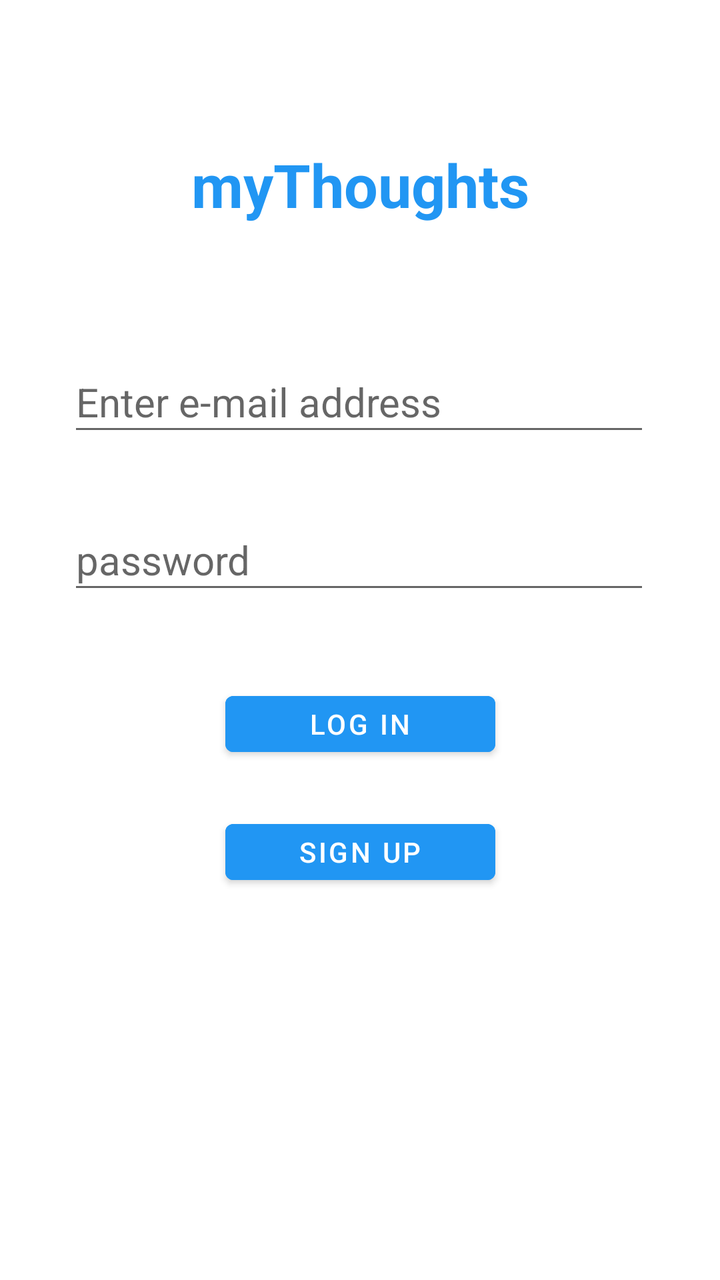
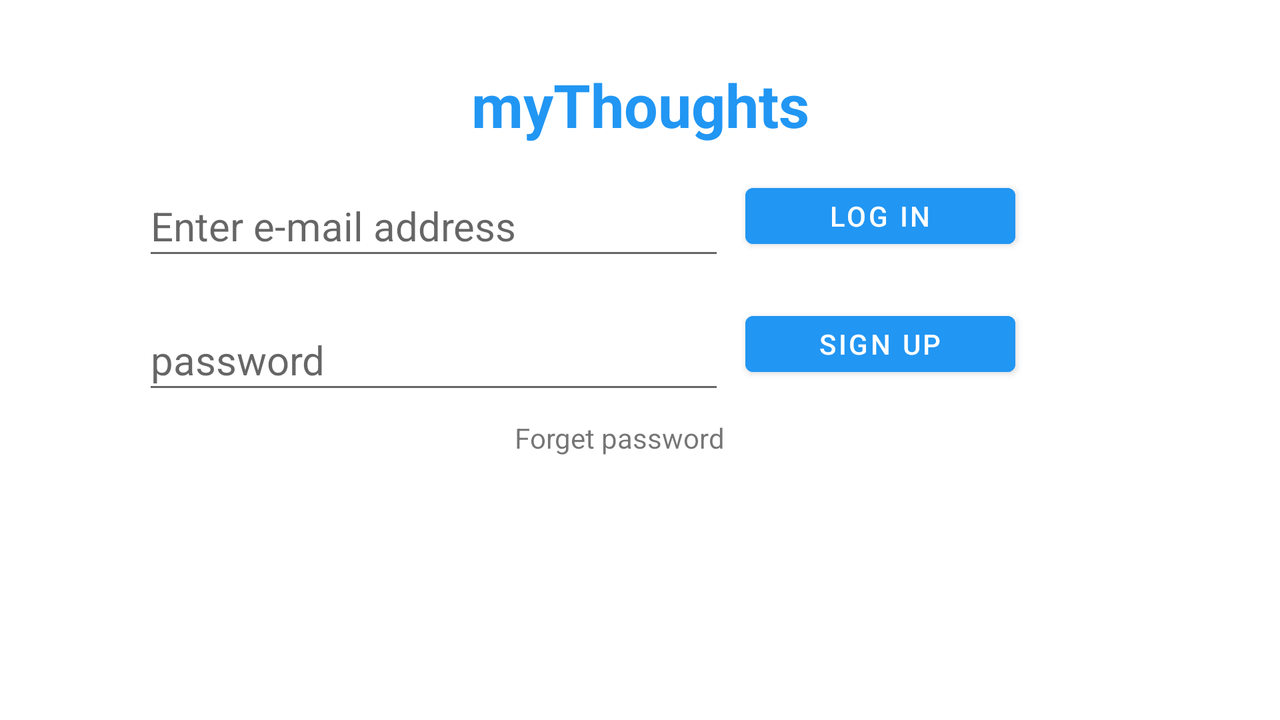

First picture: res/layout/ on a phone held upright. Second picture: the repository's own variant of that layout, on a device whose configuration matches the variant's folder. Source for both follows.
<!-- AndroidManifest.xml: application theme Theme.MyThoughts -->
<!-- res/layout/activity_main.xml -->
<?xml version="1.0" encoding="utf-8"?>
<androidx.constraintlayout.widget.ConstraintLayout xmlns:android="http://schemas.android.com/apk/res/android"
    xmlns:app="http://schemas.android.com/apk/res-auto"
    xmlns:tools="http://schemas.android.com/tools"
    android:layout_width="match_parent"
    android:layout_height="match_parent"
    tools:context=".MainActivity">

    <TextView
        android:id="@+id/banner"
        android:layout_width="237dp"
        android:layout_height="40dp"
        android:layout_marginTop="72dp"
        android:gravity="center_horizontal"
        android:text="myThoughts"
        android:textAlignment="center"
        android:textAllCaps="false"
        android:textColor="#2196F3"
        android:textSize="30sp"
        android:textStyle="bold"
        app:layout_constraintEnd_toEndOf="parent"
        app:layout_constraintStart_toStartOf="parent"
        app:layout_constraintTop_toTopOf="parent" />

    <EditText
        android:id="@+id/email"
        android:layout_width="291dp"
        android:layout_height="47dp"
        android:layout_marginTop="64dp"
        android:ems="10"
        android:hint="Enter e-mail address"
        android:inputType="textEmailAddress"
        android:textSize="20sp"
        app:layout_constraintEnd_toEndOf="parent"
        app:layout_constraintHorizontal_bias="0.494"
        app:layout_constraintStart_toStartOf="parent"
        app:layout_constraintTop_toBottomOf="@+id/banner" />

    <EditText
        android:id="@+id/password"
        android:layout_width="291dp"
        android:layout_height="47dp"
        android:layout_marginTop="32dp"
        android:ems="10"
        android:hint="password"
        android:inputType="textPassword"
        android:textSize="20sp"
        app:layout_constraintEnd_toEndOf="parent"
        app:layout_constraintHorizontal_bias="0.491"
        app:layout_constraintStart_toStartOf="parent"
        app:layout_constraintTop_toBottomOf="@+id/email" />

    <Button
        android:id="@+id/login"
        android:layout_width="135dp"
        android:layout_height="40dp"
        android:layout_marginTop="40dp"
        android:backgroundTint="#2196F3"
        android:text="Log in"
        app:layout_constraintEnd_toEndOf="parent"
        app:layout_constraintStart_toStartOf="parent"
        app:layout_constraintTop_toBottomOf="@+id/password" />

    <Button
        android:id="@+id/register"
        android:layout_width="135dp"
        android:layout_height="40dp"
        android:layout_marginTop="24dp"
        android:backgroundTint="#2196F3"
        android:text="Sign Up"
        app:layout_constraintEnd_toEndOf="parent"
        app:layout_constraintStart_toStartOf="parent"
        app:layout_constraintTop_toBottomOf="@+id/login" />


</androidx.constraintlayout.widget.ConstraintLayout>
<!-- resources referenced by this layout -->
<resources>
  <style name="Theme.MyThoughts" parent="Theme.MaterialComponents.DayNight.DarkActionBar">
          
          <item name="colorPrimary">#2196F3</item>
          <item name="colorPrimaryVariant">#2196F3</item>
          <item name="colorOnPrimary">@color/white</item>
          
          <item name="colorSecondary">#2196F3</item>
          <item name="colorSecondaryVariant">@color/teal_700</item>
          <item name="colorOnSecondary">@color/black</item>
          
          <item name="android:statusBarColor" tools:targetApi="l">?attr/colorPrimaryVariant</item>
          
      </style>
</resources>
<!-- res/layout-land/activity_main.xml (the repository's variant of the layout above) -->
<!-- drawn on the phone turned sideways -->
<?xml version="1.0" encoding="utf-8"?>
<androidx.constraintlayout.widget.ConstraintLayout xmlns:android="http://schemas.android.com/apk/res/android"
    xmlns:app="http://schemas.android.com/apk/res-auto"
    xmlns:tools="http://schemas.android.com/tools"
    android:layout_width="match_parent"
    android:layout_height="match_parent"
    tools:context=".MainActivity">

    <TextView
        android:id="@+id/banner"
        android:layout_width="237dp"
        android:layout_height="40dp"
        android:layout_marginTop="32dp"
        android:gravity="center_horizontal"
        android:text="myThoughts"
        android:textAlignment="center"
        android:textAllCaps="false"
        android:textColor="#2196F3"
        android:textSize="30sp"
        android:textStyle="bold"
        app:layout_constraintEnd_toEndOf="parent"
        app:layout_constraintStart_toStartOf="parent"
        app:layout_constraintTop_toTopOf="parent" />

    <EditText
        android:id="@+id/email"
        android:layout_width="291dp"
        android:layout_height="47dp"
        android:layout_marginTop="16dp"
        android:ems="10"
        android:hint="Enter e-mail address"
        android:inputType="textEmailAddress"
        android:textSize="20sp"
        app:layout_constraintEnd_toEndOf="parent"
        app:layout_constraintHorizontal_bias="0.204"
        app:layout_constraintStart_toStartOf="parent"
        app:layout_constraintTop_toBottomOf="@+id/banner" />

    <EditText
        android:id="@+id/password"
        android:layout_width="291dp"
        android:layout_height="47dp"
        android:layout_marginTop="20dp"
        android:ems="10"
        android:hint="password"
        android:inputType="textPassword"
        android:textSize="20sp"
        app:layout_constraintEnd_toEndOf="@+id/email"
        app:layout_constraintHorizontal_bias="0.204"
        app:layout_constraintStart_toStartOf="@+id/email"
        app:layout_constraintTop_toBottomOf="@+id/email" />

    <TextView
        android:id="@+id/forget_password"
        android:layout_width="wrap_content"
        android:layout_height="wrap_content"
        android:text="Forget password"
        app:layout_constraintBottom_toBottomOf="parent"
        app:layout_constraintEnd_toEndOf="@+id/password"
        app:layout_constraintHorizontal_bias="1.0"
        app:layout_constraintStart_toStartOf="@+id/password"
        app:layout_constraintTop_toBottomOf="@+id/password"
        app:layout_constraintVertical_bias="0.052" />

    <Button
        android:id="@+id/login"
        android:layout_width="135dp"
        android:layout_height="40dp"
        android:layout_marginTop="16dp"
        android:backgroundTint="#2196F3"
        android:text="Log in"
        app:layout_constraintEnd_toEndOf="parent"
        app:layout_constraintHorizontal_bias="0.738"
        app:layout_constraintStart_toStartOf="parent"
        app:layout_constraintTop_toBottomOf="@+id/banner" />

    <Button
        android:id="@+id/register"
        android:layout_width="135dp"
        android:layout_height="40dp"
        android:layout_marginTop="24dp"
        android:backgroundTint="#2196F3"
        android:text="Sign Up"
        app:layout_constraintEnd_toEndOf="@+id/login"
        app:layout_constraintHorizontal_bias="0.738"
        app:layout_constraintStart_toStartOf="@+id/login"
        app:layout_constraintTop_toBottomOf="@+id/login" />


</androidx.constraintlayout.widget.ConstraintLayout>
